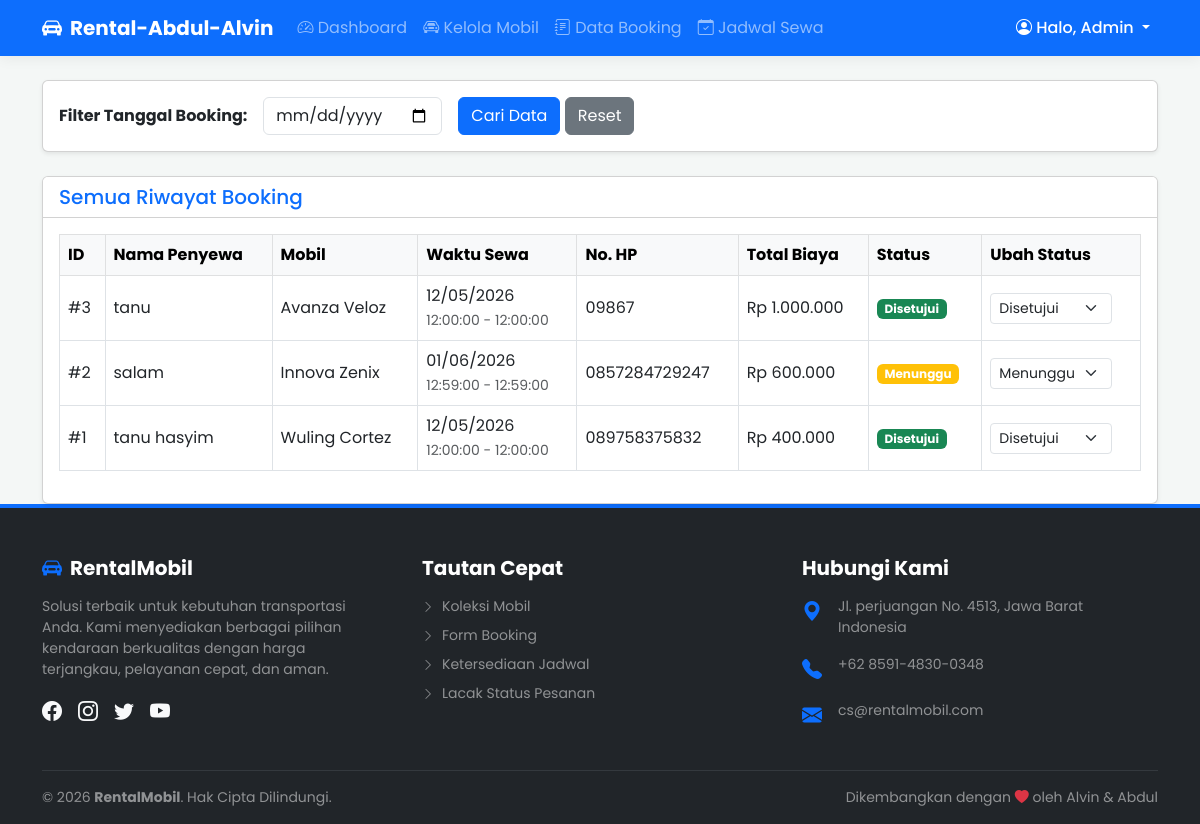
The page /admin/booking.php (signed in) on the database its author committed.
### tables this page shows
CREATE TABLE `booking` (
  `id_booking` int(11) NOT NULL,
  `nama` varchar(100) NOT NULL,
  `id_mobil` int(11) NOT NULL,
  `tanggal` date NOT NULL,
  `jam_mulai` time NOT NULL,
  `tipe_sewa` varchar(20) NOT NULL DEFAULT 'Harian',
  `lama_sewa` int(11) NOT NULL,
  `tanggal_selesai` date NOT NULL,
  `jam_selesai` time NOT NULL,
  `total_harga` int(11) NOT NULL,
  `no_hp` varchar(20) NOT NULL,
  `alamat` text NOT NULL,
  `status` enum('Menunggu','Disetujui','Ditolak','Selesai') NOT NULL DEFAULT 'Menunggu'
);

CREATE TABLE `mobil` (
  `id_mobil` int(11) NOT NULL,
  `nama_mobil` varchar(100) NOT NULL,
  `merk` varchar(50) NOT NULL,
  `plat_nomor` varchar(20) NOT NULL,
  `harga` int(11) NOT NULL,
  `foto` varchar(255) NOT NULL,
  `status` enum('Tersedia','Tidak Tersedia') NOT NULL DEFAULT 'Tersedia'
);

### admin/booking.php (the view, shortened to what this page needs)
<?php
include '../config/koneksi.php';
include '../templates/header.php';
$filter_tanggal = isset($_GET['tanggal']) ? $_GET['tanggal'] : '';
?>
<div class="card shadow-sm mb-4">
    <div class="card-body">
        <form method="GET" class="row g-3 align-items-center">
            <div class="col-auto">
                <label class="col-form-label fw-bold">Filter Tanggal Booking:</label>
            </div>
            <div class="col-auto">
                <input type="date" name="tanggal" class="form-control" value="<?= $filter_tanggal ?>">
            </div>
            <div class="col-auto">
                <button type="submit" class="btn btn-primary">Cari Data</button>
                <a href="booking.php" class="btn btn-secondary">Reset</a>
            </div>
        </form>
    </div>
</div>
<div class="card shadow-sm">
    <div class="card-header bg-white">
        <h5 class="mb-0 text-primary">Semua Riwayat Booking</h5>
    </div>
    <div class="card-body table-responsive">
        <table class="table table-bordered align-middle">
            <thead class="table-light">
                <tr>
                    <th>ID</th>
                    <th>Nama Penyewa</th>
                    <th>Mobil</th>
                    <th>Waktu Sewa</th>
                    <th>No. HP</th>
                    <th>Total Biaya</th>
                    <th>Status</th>
                    <th>Ubah Status</th>
                </tr>
            </thead>
            <tbody>
                <?php
                $where = "";
                $q = mysqli_query($koneksi, "SELECT b.*, m.nama_mobil FROM booking b JOIN mobil m ON b.id_mobil=m.id_mobil $where ORDER BY b.id_booking DESC");
                while($d = mysqli_fetch_array($q)):
                    $badge = ($d['status'] == 'Disetujui') ? 'success' : (($d['status'] == 'Ditolak') ? 'danger' : (($d['status'] == 'Selesai') ? 'primary' : 'warning'));
                ?>
                <tr>
                    <td>#<?= $d['id_booking'] ?></td>
                    <td><?= $d['nama'] ?></td>
                    <td><?= $d['nama_mobil'] ?></td>
                    <td><?= date('d/m/Y', strtotime($d['tanggal'])) ?> <br> <small class="text-muted"><?= $d['jam_mulai'] ?> - <?= $d['jam_selesai'] ?></small></td>
                    <td><?= $d['no_hp'] ?></td>
                    <td>Rp <?= number_format($d['total_harga'],0,',','.') ?></td>
                    <td><span class="badge bg-<?= $badge ?>"><?= $d['status'] ?></span></td>
                    <td>
                        <form action="../proses/proses_update.php" method="POST">
                            <select name="status" class="form-select form-select-sm w-auto" onchange="this.form.submit()">
                                <option value="Menunggu" <?= $d['status']=='Menunggu'?'selected':'' ?>>Menunggu</option>
                                <option value="Disetujui" <?= $d['status']=='Disetujui'?'selected':'' ?>>Disetujui</option>
                            </select>
                        </form>
                    </td>
                </tr>
                <?php endwhile; ?>
            </tbody>
        </table>
    </div>
</div>
<?php include '../templates/footer.php'; ?>

### templates/header.php (style rules this page uses)
body { font-family: 'Poppins', sans-serif; background-color: #f4f7f6; }

### templates/footer.php (style rules this page uses)
html, body { height: 100%; }
body { display: flex; flex-direction: column; min-height: 100vh; }

### rows shown on the page
booking: id_booking "3", nama "tanu", id_mobil.nama_mobil "Avanza Veloz", tanggal "12/05/2026", jam_mulai "12:00:00", jam_selesai "12:00:00", no_hp "09867", total_harga "1.000.000", status "Disetujui"
booking: id_booking "2", nama "salam", id_mobil.nama_mobil "Innova Zenix", tanggal "01/06/2026", jam_mulai "12:59:00", jam_selesai "12:59:00", no_hp "0857284729247", total_harga "600.000", status "Menunggu"
booking: id_booking "1", nama "tanu hasyim", id_mobil.nama_mobil "Wuling Cortez", tanggal "12/05/2026", jam_mulai "12:00:00", jam_selesai "12:00:00", no_hp "089758375832", total_harga "400.000", status "Disetujui"
